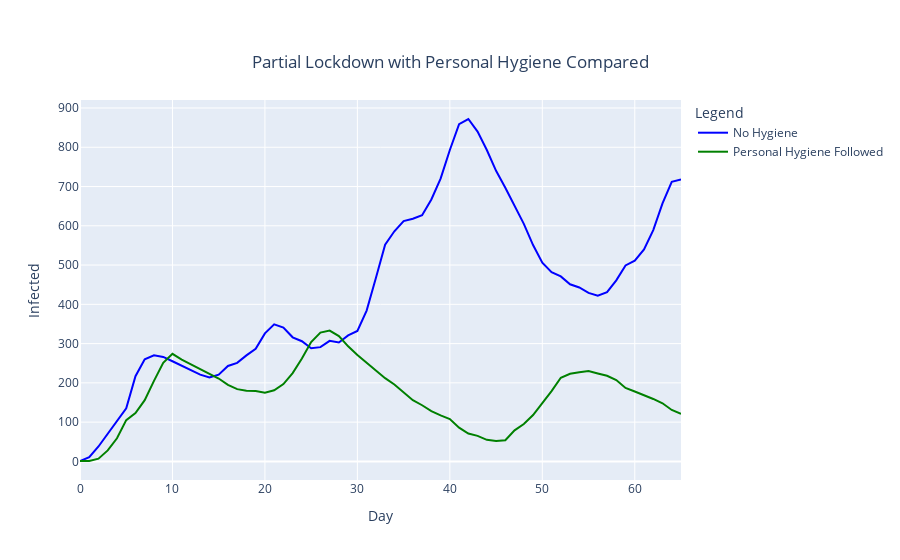

Write notebook code for a chart like this one.
### Code cell
import plotly.graph_objs as go

fig = go.Figure()

fig.add_trace(go.Scatter(x = test[(test['lockdown_intensity'] == 90) 
                         & (test['mass_testing_intensity'] == 0 ) 
                          & (test['social_distancing_intensity'] == 0)
                          & (test['agents_vulnerability'] == 100)]['day'].head(66), 
                         
                         y= test[(test['lockdown_intensity'] == 90) 
                                 & (test['mass_testing_intensity'] == 0 ) 
                                   & (test['social_distancing_intensity'] == 0)
                                   & (test['agents_vulnerability'] == 100)]['infected'].head(66),
                          name='No Hygiene',
                         line=dict(color='blue'), hovertemplate = 'Infected: %{y}',))

fig.add_trace(go.Scatter(x = test[(test['lockdown_intensity'] == 90) 
                         & (test['mass_testing_intensity'] == 0 ) 
                          & (test['social_distancing_intensity'] == 0)
                          & (test['agents_vulnerability'] == 60)]['day'].head(66), 
                         
                         y= test[(test['lockdown_intensity'] == 90) 
                                   & (test['mass_testing_intensity'] == 0 ) 
                                   & (test['social_distancing_intensity'] == 0)
                                   & (test['agents_vulnerability'] == 60)]['infected'].tail(66),
                          name='Personal Hygiene Followed',
                         line=dict(color='green'), hovertemplate = 'Infected: %{y}',))

fig.update_layout(
    xaxis_title="Day",
    yaxis_title= 'Infected',
    legend_title = 'Legend',
    title={"text": "Partial Lockdown with Personal Hygiene Compared",
        'y':0.9,
        'x':0.5,
        'xanchor': 'center',
        'yanchor': 'top'}
)

#py.plot(fig, filename= 'g6_2.html')

### Figure 1 — Plotly figure (JSON) as saved in the notebook; plotly's stock layout.template omitted (floating-point values rounded to 4 significant figures)
{"data": [{"hovertemplate": "Infected: %{y}", "line": {"color": "blue"}, "name": "No Hygiene", "type": "scatter", "x": [0, 1, 2, 3, 4, 5, 6, 7, 8, 9, 10, 11, 12, 13, 14, 15, 16, 17, 18, 19, 20, 21, 22, 23, 24, 25, 26, 27, 28, 29, 30, 31, 32, 33, 34, 35, 36, 37, 38, 39, 40, 41, 42, 43, 44, 45, 46, 47, 48, 49, 50, 51, 52, 53, 54, 55, 56, 57, 58, 59, 60, 61, 62, 63, 64, 65], "y": [1, 11, 38, 71, 105, 135, 217, 260, 270, 266, 255, 244, 233, 221, 214, 221, 243, 251, 270, 287, 326, 349, 341, 316, 306, 288, 291, 307, 303, 321, 332, 384, 467, 552, 586, 612, 618, 627, 667, 720, 793, 859, 872, 840, 793, 740, 697, 653, 605, 551, 506, 482, 471, 451, 443, 429, 422, 431, 461, 499, 511, 540, 589, 657, 712, 718]}, {"hovertemplate": "Infected: %{y}", "line": {"color": "green"}, "name": "Personal Hygiene Followed", "type": "scatter", "x": [0, 1, 2, 3, 4, 5, 6, 7, 8, 9, 10, 11, 12, 13, 14, 15, 16, 17, 18, 19, 20, 21, 22, 23, 24, 25, 26, 27, 28, 29, 30, 31, 32, 33, 34, 35, 36, 37, 38, 39, 40, 41, 42, 43, 44, 45, 46, 47, 48, 49, 50, 51, 52, 53, 54, 55, 56, 57, 58, 59, 60, 61, 62, 63, 64, 65], "y": [1, 1, 7, 28, 59, 105, 123, 156, 205, 251, 274, 259, 247, 235, 223, 211, 195, 184, 180, 179, 175, 181, 197, 225, 262, 304, 328, 333, 319, 293, 271, 251, 232, 212, 196, 175, 156, 143, 128, 117, 108, 86, 71, 65, 55, 52, 54, 79, 95, 118, 148, 179, 213, 223, 227, 230, 224, 218, 207, 187, 178, 169, 159, 148, 131, 121]}], "layout": {"autosize": true, "legend": {"title": {"text": "Legend"}}, "title": {"text": "Partial Lockdown with Personal Hygiene Compared", "x": 0.5, "xanchor": "center", "y": 0.9, "yanchor": "top"}, "xaxis": {"autorange": true, "range": [0, 65], "title": {"text": "Day"}, "type": "linear"}, "yaxis": {"autorange": true, "range": [-47.39, 920.4], "title": {"text": "Infected"}, "type": "linear"}}}
